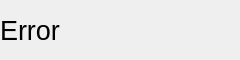
<?xml version="1.0" encoding="UTF-8"?>
<ui version="4.0">
 <class>MainWindow</class>
 <widget class="QMainWindow" name="MainWindow">
  <property name="geometry">
   <rect>
    <x>0</x>
    <y>0</y>
    <width>240</width>
    <height>60</height>
   </rect>
  </property>
  <property name="windowTitle">
   <string>MainWindow</string>
  </property>
  <widget class="QWidget" name="centralwidget">
   <widget class="QLabel" name="result_show">
    <property name="geometry">
     <rect>
      <x>0</x>
      <y>0</y>
      <width>240</width>
      <height>60</height>
     </rect>
    </property>
    <property name="font">
     <font>
      <pointsize>20</pointsize>
     </font>
    </property>
    <property name="layoutDirection">
     <enum>Qt::RightToLeft</enum>
    </property>
    <property name="styleSheet">
     <string notr="true"/>
    </property>
    <property name="text">
     <string>Error</string>
    </property>
   </widget>
  </widget>
 </widget>
 <resources/>
 <connections/>
</ui>
